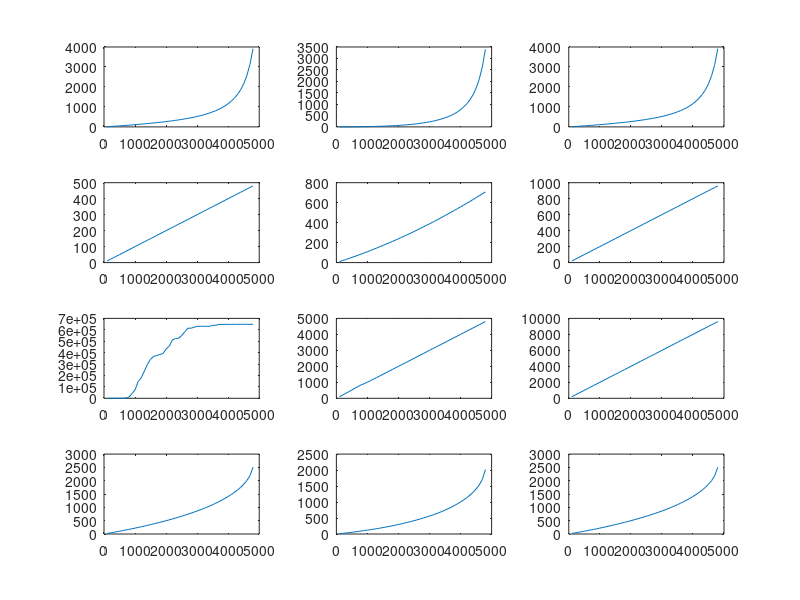

This chart was generated by the following MATLAB code:
% data = [51,52,53,53,54,55,58,58,60,62,66,63,68,73,75,78,80,81,88,88,93,103,108,106,117,132,130,148,152,170,188,215,230,245,267,344,395,361,412,567,802,787,944,1490,1986,3070,6093,22081,
% 1,2,3,3,4,5,8,8,10,12,16,13,18,23,25,28,30,31,38,38,43,53,58,56,67,82,80,98,102,120,138,165,180,195,217,294,345,311,362,517,752,737,894,1440,1936,3020,6043,22031,
% 51,52,53,53,54,55,58,58,60,62,66,63,68,73,75,78,80,81,88,88,93,103,108,106,117,132,130,148,152,170,188,215,230,245,267,344,395,361,412,567,802,787,944,1490,1986,3070,6093,22081,
% 50,50,50,50,50,50,50,50,50,50,50,50,50,50,50,50,50,50,50,50,50,50,50,50,50,50,50,50,50,50,50,50,50,50,50,50,50,50,50,50,50,50,50,50,50,50,50,50,
% 51,52,52,53,53,54,56,56,57,59,60,59,61,62,64,65,66,66,67,68,67,70,70,71,72,74,73,76,77,77,76,80,80,81,81,82,84,86,84,87,88,88,88,88,90,91,91,94,
% 100,101,102,102,103,104,106,106,107,109,110,109,111,112,114,114,115,116,116,118,117,119,120,121,122,123,122,126,127,127,126,130,130,131,131,132,134,135,133,136,138,138,138,138,140,141,141,144,
% 51,56,1066,1070,1076,51,50,2090,50,50,50,50,50,50,50,50,50,50,50,50,50,50,50,50,50,50,50,50,50,50,50,50,50,50,50,50,50,50,50,50,50,50,50,50,50,50,50,50,
% 50,50,50,50,50,50,50,50,50,50,50,50,50,50,50,50,50,50,50,50,50,50,50,50,50,50,50,50,50,50,50,50,50,50,50,50,50,50,50,50,50,50,50,50,50,50,50,50,
% 100,100,100,100,100,100,100,100,100,100,100,100,100,100,100,100,100,100,100,100,100,100,100,100,100,100,100,100,100,100,100,100,100,100,100,100,100,100,100,100,100,100,100,100,100,100,100,100,
% 102,104,106,107,108,111,115,114,118,121,126,123,129,132,138,140,146,147,150,151,155,160,166,172,176,183,187,196,201,214,220,232,241,243,268,281,295,308,332,361,395,444,476,530,658,810,1006,1689,
% 52,54,56,57,58,61,65,64,68,71,76,73,79,82,88,90,96,97,100,101,105,110,116,122,126,133,137,146,151,164,170,182,191,193,218,231,245,258,282,311,345,394,426,480,608,760,956,1639,
% 102,104,106,107,108,111,115,114,118,121,126,123,129,132,138,140,146,147,150,151,155,160,166,172,176,183,187,196,201,214,220,232,241,243,268,281,295,308,332,361,395,444,476,530,658,810,1006,1689];

data = [10,20,30,41,52,63,75,87,99,112,125,138,152,167,182,197,213,230,248,266,286,306,327,350,374,400,427,457,488,522,560,601,647,697,752,813,882,961,1053,1162,1291,1438,1625,1855,2156,2563,3122,3915,
0,0,0,1,2,3,5,7,9,12,15,18,22,26,31,37,43,50,57,65,75,85,96,109,123,138,156,175,196,220,247,279,314,353,398,449,507,575,658,755,873,1009,1184,1402,1690,2083,2626,3399,
10,20,30,41,52,63,75,87,99,112,125,138,152,167,182,197,213,230,248,266,286,306,327,350,374,400,427,457,488,522,560,601,647,697,752,813,882,961,1053,1162,1291,1438,1625,1855,2156,2563,3122,3915,
10,20,30,40,50,60,70,80,90,100,110,120,130,140,150,160,170,180,190,200,210,220,230,240,250,260,270,280,290,300,310,320,330,340,350,360,370,380,390,400,410,420,430,440,450,460,470,480,
10,20,30,41,52,63,74,86,97,109,121,134,146,159,172,185,198,211,225,239,253,267,282,296,311,326,341,357,373,388,404,421,437,454,471,488,505,523,540,558,576,594,612,631,650,669,688,707,
20,40,60,80,100,120,140,160,180,200,220,240,260,280,300,320,340,360,380,400,420,440,460,480,500,520,540,560,580,600,620,640,660,680,700,720,740,760,780,800,820,840,860,880,900,920,940,960,
101,204,309,417,531,653,2148,8695,40400,74113,146468,179998,238757,298330,342794,367124,375306,383451,391597,431990,456242,508717,524929,525030,549314,581669,614033,614133,622305,630478,630579,630679,630780,630881,639067,639168,647359,647460,647560,647661,647762,647863,647964,648065,648166,648267,648368,648469,
100,203,309,414,524,634,743,840,920,1013,1105,1203,1302,1401,1501,1600,1700,1801,1901,2000,2100,2200,2300,2400,2500,2600,2700,2800,2900,3000,3100,3200,3300,3400,3500,3600,3700,3800,3900,4000,4100,4200,4300,4400,4500,4600,4700,4800,
200,400,600,800,1000,1200,1400,1600,1800,2000,2200,2400,2600,2800,3000,3200,3400,3600,3800,4000,4200,4400,4600,4800,5000,5200,5400,5600,5800,6000,6200,6400,6600,6800,7000,7200,7400,7600,7800,8000,8200,8400,8600,8800,9000,9200,9400,9600,
20,40,61,83,104,127,150,173,197,221,246,272,298,325,352,380,409,438,468,499,531,564,598,632,668,704,742,782,822,863,907,953,999,1048,1101,1156,1213,1273,1339,1408,1483,1562,1651,1751,1867,2003,2186,2509,
10,20,31,43,54,67,80,93,107,121,136,151,167,184,201,219,238,257,278,298,320,343,367,391,416,443,471,500,530,561,594,630,666,705,747,792,838,889,944,1003,1067,1136,1214,1303,1408,1533,1705,2014,
20,40,61,83,104,127,150,173,197,221,246,272,298,325,352,380,409,438,468,499,531,564,598,632,668,704,742,782,822,863,907,953,999,1048,1101,1156,1213,1273,1339,1408,1483,1562,1651,1751,1867,2003,2186,2509];

testNum = zeros(1,48);
for i = 1:48
    testNum(i) = i * 100;
end

figure,
for i = 1:12
    subplot(4,3,i)
%     figure,
    plot(testNum, data(i,:));
end
